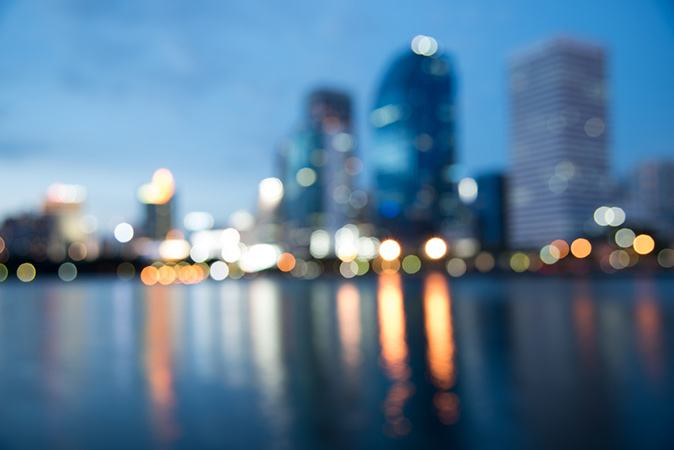
#> input picture backend/test.jpg, 674 x 450 px; its folder holds only this picture in this run
$ python -i analyzer.py   (imports and definitions only)   (older library calls are emulated)
#> lines starting #> are read from the running program, lines starting #| are printed output that depends on the picture
import os
from typing import List, Dict, Any
import cv2
from PIL import Image, ImageOps
import imagehash

from . import config


def _is_allowed(filename: str) -> bool:
    return filename.lower().endswith(config.ALLOWED_EXTS)


def _read_cv(path: str):
#> called with path = 'test.jpg'
    img = cv2.imread(path)
#> img is the input picture: shape (450, 674, 3); mean B, G, R 150.4, 123.9, 91.5
    if img is None:
        return None
    return img


def _resize_longest_side(img, max_side: int):
#> called with max_side = 1024
    h, w = img.shape[:2]
#> h = 450; w = 674
    m = max(h, w)
#> m = 674
    if m <= max_side or max_side <= 0:
        return img
    scale = max_side / float(m)
    new_w, new_h = int(w * scale), int(h * scale)
    return cv2.resize(img, (new_w, new_h), interpolation=cv2.INTER_AREA)


def _laplacian_variance_score(path: str) -> float:
    img = _read_cv(path)
    if img is None:
        return -1.0
    img = _resize_longest_side(img, config.MAX_SIDE_FOR_BLUR)
    gray = cv2.cvtColor(img, cv2.COLOR_BGR2GRAY)
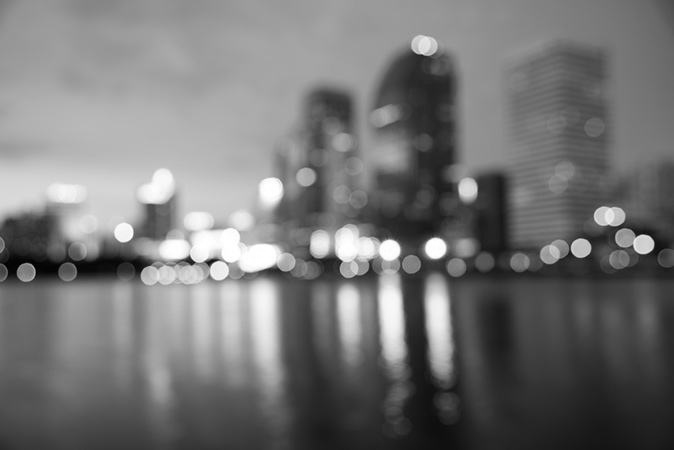
#> gray: shape (450, 674); min 0, max 255, mean 117.2
    return cv2.Laplacian(gray, cv2.CV_64F).var()


# [4 lines left out: function _phash, not called in this run]


def _is_document_like(w: int, h: int) -> bool:
    ar = max(w, h) / max(1.0, min(w, h))
    return 1.3 <= ar <= 1.5  # ~A4 ratio ≈ 1.414


# [66 lines left out: functions _suggest_folder, analyze_images, not called in this run]

>>> result = _laplacian_variance_score('test.jpg')
#> result = 67.54
